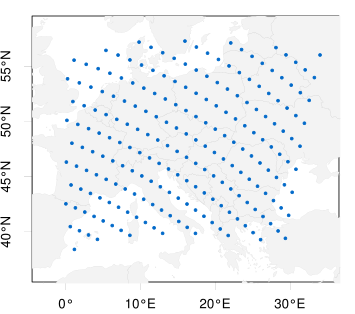

Write R code to recreate this figure.
#!/usr/bin/Rscript

library(RNetCDF)
library(maptools)
library(maps)
library(methods)
#library(geomapdata)

filename <- '../analysis/radiation-E194-24h.nc'

nc <- open.nc(filename)

longitude <- var.get.nc(nc, 'longitude')
latitude <- var.get.nc(nc, 'latitude')

proj4string <- CRS("+proj=longlat")
world <- readShapePoly("natural-earth/ne_50m_land/ne_50m_land.shp", proj4string=proj4string)
countries <- readShapePoly("natural-earth/ne_50m_admin_0_countries/ne_50m_admin_0_countries.shp", proj4string=proj4string)

cairo_pdf('domain-points.pdf', width=9/cm(1), height=8/cm(1))
par(mar=c(2,2,1,1))
par(cex=0.8, lwd=0.8)
plot(world,
    xlim=c(-3, 35),
    ylim=c(40, 55),
    axes=TRUE,
    col='#f3f3f3',
    lwd=0.1,
    lty=0,
    xpd=FALSE
)
plot(countries,
    add=TRUE,
    lwd=0.1,
    border='#bbbbbb'
)
points(longitude, latitude, cex=0.7, pch=20, col='#0169c9')
dev.off()
